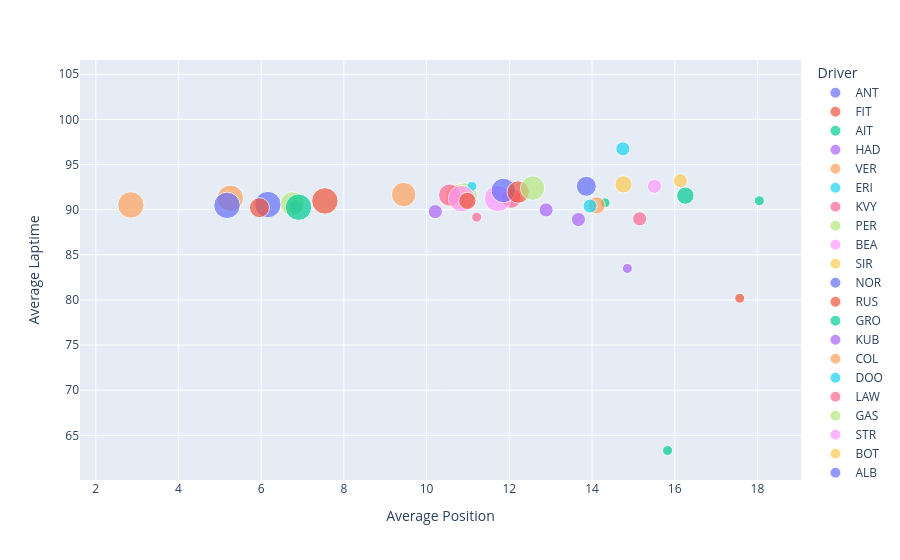

The cell this chart's notebook holds for it:
### Code cell
laps.groupby('Driver', 'type_of_race').agg(F.mean('Position').alias('Average Position'), F.mean('total_laptime_secs').alias('Average Laptime'),F.countDistinct("year").alias("Years Raced")).plot.scatter(x='Average Position', y='Average Laptime',color='Driver',size='Years Raced')#.show()

### Figure 1 — Plotly figure (JSON) as saved in the notebook; plotly's stock layout.template omitted (floating-point values rounded to 4 significant figures)
{"data": [{"hovertemplate": "Driver=ANT<br>Average Position=%{x}<br>Average Laptime=%{y}<br>Years Raced=%{marker.size}<extra></extra>", "legendgroup": "ANT", "marker": {"color": "#636efa", "size": [2, 2], "sizemode": "area", "sizeref": 0.02, "symbol": "circle"}, "mode": "markers", "name": "ANT", "orientation": "v", "showlegend": true, "type": "scatter", "x": [6.84, NaN], "xaxis": "x", "y": [90.34, 97.46], "yaxis": "y"}, {"hovertemplate": "Driver=FIT<br>Average Position=%{x}<br>Average Laptime=%{y}<br>Years Raced=%{marker.size}<extra></extra>", "legendgroup": "FIT", "marker": {"color": "#EF553B", "size": [1, 1], "sizemode": "area", "sizeref": 0.02, "symbol": "circle"}, "mode": "markers", "name": "FIT", "orientation": "v", "showlegend": true, "type": "scatter", "x": [NaN, 17.57], "xaxis": "x", "y": [84.27, 80.19], "yaxis": "y"}, {"hovertemplate": "Driver=AIT<br>Average Position=%{x}<br>Average Laptime=%{y}<br>Years Raced=%{marker.size}<extra></extra>", "legendgroup": "AIT", "marker": {"color": "#00cc96", "size": [1, 1], "sizemode": "area", "sizeref": 0.02, "symbol": "circle"}, "mode": "markers", "name": "AIT", "orientation": "v", "showlegend": true, "type": "scatter", "x": [15.83, NaN], "xaxis": "x", "y": [63.32, 63.0], "yaxis": "y"}, {"hovertemplate": "Driver=HAD<br>Average Position=%{x}<br>Average Laptime=%{y}<br>Years Raced=%{marker.size}<extra></extra>", "legendgroup": "HAD", "marker": {"color": "#ab63fa", "size": [2, 2], "sizemode": "area", "sizeref": 0.02, "symbol": "circle"}, "mode": "markers", "name": "HAD", "orientation": "v", "showlegend": true, "type": "scatter", "x": [10.21, NaN], "xaxis": "x", "y": [89.79, 96.53], "yaxis": "y"}, {"hovertemplate": "Driver=VER<br>Average Position=%{x}<br>Average Laptime=%{y}<br>Years Raced=%{marker.size}<extra></extra>", "legendgroup": "VER", "marker": {"color": "#FFA15A", "size": [8, 7], "sizemode": "area", "sizeref": 0.02, "symbol": "circle"}, "mode": "markers", "name": "VER", "orientation": "v", "showlegend": true, "type": "scatter", "x": [NaN, 2.847], "xaxis": "x", "y": [96.15, 90.52], "yaxis": "y"}, {"hovertemplate": "Driver=ERI<br>Average Position=%{x}<br>Average Laptime=%{y}<br>Years Raced=%{marker.size}<extra></extra>", "legendgroup": "ERI", "marker": {"color": "#19d3f3", "size": [1], "sizemode": "area", "sizeref": 0.02, "symbol": "circle"}, "mode": "markers", "name": "ERI", "orientation": "v", "showlegend": true, "type": "scatter", "x": [NaN], "xaxis": "x", "y": [100.0], "yaxis": "y"}, {"hovertemplate": "Driver=KVY<br>Average Position=%{x}<br>Average Laptime=%{y}<br>Years Raced=%{marker.size}<extra></extra>", "legendgroup": "KVY", "marker": {"color": "#FF6692", "size": [2, 1], "sizemode": "area", "sizeref": 0.02, "symbol": "circle"}, "mode": "markers", "name": "KVY", "orientation": "v", "showlegend": true, "type": "scatter", "x": [NaN, 11.21], "xaxis": "x", "y": [93.92, 89.16], "yaxis": "y"}, {"hovertemplate": "Driver=PER<br>Average Position=%{x}<br>Average Laptime=%{y}<br>Years Raced=%{marker.size}<extra></extra>", "legendgroup": "PER", "marker": {"color": "#B6E880", "size": [7, 6], "sizemode": "area", "sizeref": 0.02, "symbol": "circle"}, "mode": "markers", "name": "PER", "orientation": "v", "showlegend": true, "type": "scatter", "x": [NaN, 6.756], "xaxis": "x", "y": [98.21, 90.64], "yaxis": "y"}, {"hovertemplate": "Driver=BEA<br>Average Position=%{x}<br>Average Laptime=%{y}<br>Years Raced=%{marker.size}<extra></extra>", "legendgroup": "BEA", "marker": {"color": "#FF97FF", "size": [2, 3], "sizemode": "area", "sizeref": 0.02, "symbol": "circle"}, "mode": "markers", "name": "BEA", "orientation": "v", "showlegend": true, "type": "scatter", "x": [NaN, 12.07], "xaxis": "x", "y": [97.06, 91.54], "yaxis": "y"}, {"hovertemplate": "Driver=SIR<br>Average Position=%{x}<br>Average Laptime=%{y}<br>Years Raced=%{marker.size}<extra></extra>", "legendgroup": "SIR", "marker": {"color": "#FECB52", "size": [1], "sizemode": "area", "sizeref": 0.02, "symbol": "circle"}, "mode": "markers", "name": "SIR", "orientation": "v", "showlegend": true, "type": "scatter", "x": [NaN], "xaxis": "x", "y": [98.94], "yaxis": "y"}, {"hovertemplate": "Driver=NOR<br>Average Position=%{x}<br>Average Laptime=%{y}<br>Years Raced=%{marker.size}<extra></extra>", "legendgroup": "NOR", "marker": {"color": "#636efa", "size": [7, 7], "sizemode": "area", "sizeref": 0.02, "symbol": "circle"}, "mode": "markers", "name": "NOR", "orientation": "v", "showlegend": true, "type": "scatter", "x": [NaN, 6.16], "xaxis": "x", "y": [97.61, 90.57], "yaxis": "y"}, {"hovertemplate": "Driver=RUS<br>Average Position=%{x}<br>Average Laptime=%{y}<br>Years Raced=%{marker.size}<extra></extra>", "legendgroup": "RUS", "marker": {"color": "#EF553B", "size": [7, 7], "sizemode": "area", "sizeref": 0.02, "symbol": "circle"}, "mode": "markers", "name": "RUS", "orientation": "v", "showlegend": true, "type": "scatter", "x": [NaN, 7.539], "xaxis": "x", "y": [98.22, 90.97], "yaxis": "y"}, {"hovertemplate": "Driver=GRO<br>Average Position=%{x}<br>Average Laptime=%{y}<br>Years Raced=%{marker.size}<extra></extra>", "legendgroup": "GRO", "marker": {"color": "#00cc96", "size": [3, 1], "sizemode": "area", "sizeref": 0.02, "symbol": "circle"}, "mode": "markers", "name": "GRO", "orientation": "v", "showlegend": true, "type": "scatter", "x": [NaN, 14.32], "xaxis": "x", "y": [97.89, 90.76], "yaxis": "y"}, {"hovertemplate": "Driver=KUB<br>Average Position=%{x}<br>Average Laptime=%{y}<br>Years Raced=%{marker.size}<extra></extra>", "legendgroup": "KUB", "marker": {"color": "#ab63fa", "size": [1, 2], "sizemode": "area", "sizeref": 0.02, "symbol": "circle"}, "mode": "markers", "name": "KUB", "orientation": "v", "showlegend": true, "type": "scatter", "x": [14.85, NaN], "xaxis": "x", "y": [83.49, 95.3], "yaxis": "y"}, {"hovertemplate": "Driver=COL<br>Average Position=%{x}<br>Average Laptime=%{y}<br>Years Raced=%{marker.size}<extra></extra>", "legendgroup": "COL", "marker": {"color": "#FFA15A", "size": [2, 3], "sizemode": "area", "sizeref": 0.02, "symbol": "circle"}, "mode": "markers", "name": "COL", "orientation": "v", "showlegend": true, "type": "scatter", "x": [NaN, 14.11], "xaxis": "x", "y": [96.54, 90.48], "yaxis": "y"}, {"hovertemplate": "Driver=DOO<br>Average Position=%{x}<br>Average Laptime=%{y}<br>Years Raced=%{marker.size}<extra></extra>", "legendgroup": "DOO", "marker": {"color": "#19d3f3", "size": [1, 2], "sizemode": "area", "sizeref": 0.02, "symbol": "circle"}, "mode": "markers", "name": "DOO", "orientation": "v", "showlegend": true, "type": "scatter", "x": [NaN, 14.75], "xaxis": "x", "y": [103.6, 96.74], "yaxis": "y"}, {"hovertemplate": "Driver=LAW<br>Average Position=%{x}<br>Average Laptime=%{y}<br>Years Raced=%{marker.size}<extra></extra>", "legendgroup": "LAW", "marker": {"color": "#FF6692", "size": [2, 4], "sizemode": "area", "sizeref": 0.02, "symbol": "circle"}, "mode": "markers", "name": "LAW", "orientation": "v", "showlegend": true, "type": "scatter", "x": [NaN, 12.05], "xaxis": "x", "y": [97.21, 91.25], "yaxis": "y"}, {"hovertemplate": "Driver=GAS<br>Average Position=%{x}<br>Average Laptime=%{y}<br>Years Raced=%{marker.size}<extra></extra>", "legendgroup": "GAS", "marker": {"color": "#B6E880", "size": [8, 7], "sizemode": "area", "sizeref": 0.02, "symbol": "circle"}, "mode": "markers", "name": "GAS", "orientation": "v", "showlegend": true, "type": "scatter", "x": [NaN, 10.91], "xaxis": "x", "y": [97.69, 91.52], "yaxis": "y"}, {"hovertemplate": "Driver=STR<br>Average Position=%{x}<br>Average Laptime=%{y}<br>Years Raced=%{marker.size}<extra></extra>", "legendgroup": "STR", "marker": {"color": "#FF97FF", "size": [8, 7], "sizemode": "area", "sizeref": 0.02, "symbol": "circle"}, "mode": "markers", "name": "STR", "orientation": "v", "showlegend": true, "type": "scatter", "x": [NaN, 11.72], "xaxis": "x", "y": [98.22, 91.24], "yaxis": "y"}, {"hovertemplate": "Driver=BOT<br>Average Position=%{x}<br>Average Laptime=%{y}<br>Years Raced=%{marker.size}<extra></extra>", "legendgroup": "BOT", "marker": {"color": "#FECB52", "size": [7, 6], "sizemode": "area", "sizeref": 0.02, "symbol": "circle"}, "mode": "markers", "name": "BOT", "orientation": "v", "showlegend": true, "type": "scatter", "x": [NaN, 10.73], "xaxis": "x", "y": [96.79, 91.44], "yaxis": "y"}, {"hovertemplate": "Driver=ALB<br>Average Position=%{x}<br>Average Laptime=%{y}<br>Years Raced=%{marker.size}<extra></extra>", "legendgroup": "ALB", "marker": {"color": "#636efa", "size": [6, 6], "sizemode": "area", "sizeref": 0.02, "symbol": "circle"}, "mode": "markers", "name": "ALB", "orientation": "v", "showlegend": true, "type": "scatter", "x": [NaN, 11.86], "xaxis": "x", "y": [97.35, 92.13], "yaxis": "y"}, {"hovertemplate": "Driver=TSU<br>Average Position=%{x}<br>Average Laptime=%{y}<br>Years Raced=%{marker.size}<extra></extra>", "legendgroup": "TSU", "marker": {"color": "#EF553B", "size": [5, 4], "sizemode": "area", "sizeref": 0.02, "symbol": "circle"}, "mode": "markers", "name": "TSU", "orientation": "v", "showlegend": true, "type": "scatter", "x": [12.21, NaN], "xaxis": "x", "y": [91.95, 100.1], "yaxis": "y"}, {"hovertemplate": "Driver=MAZ<br>Average Position=%{x}<br>Average Laptime=%{y}<br>Years Raced=%{marker.size}<extra></extra>", "legendgroup": "MAZ", "marker": {"color": "#00cc96", "size": [1, 1], "sizemode": "area", "sizeref": 0.02, "symbol": "circle"}, "mode": "markers", "name": "MAZ", "orientation": "v", "showlegend": true, "type": "scatter", "x": [NaN, 18.05], "xaxis": "x", "y": [98.05, 90.99], "yaxis": "y"}, {"hovertemplate": "Driver=VAN<br>Average Position=%{x}<br>Average Laptime=%{y}<br>Years Raced=%{marker.size}<extra></extra>", "legendgroup": "VAN", "marker": {"color": "#ab63fa", "size": [1], "sizemode": "area", "sizeref": 0.02, "symbol": "circle"}, "mode": "markers", "name": "VAN", "orientation": "v", "showlegend": true, "type": "scatter", "x": [NaN], "xaxis": "x", "y": [97.94], "yaxis": "y"}, {"hovertemplate": "Driver=LEC<br>Average Position=%{x}<br>Average Laptime=%{y}<br>Years Raced=%{marker.size}<extra></extra>", "legendgroup": "LEC", "marker": {"color": "#FFA15A", "size": [7, 8], "sizemode": "area", "sizeref": 0.02, "symbol": "circle"}, "mode": "markers", "name": "LEC", "orientation": "v", "showlegend": true, "type": "scatter", "x": [5.251, NaN], "xaxis": "x", "y": [91.27, 97.31], "yaxis": "y"}, {"hovertemplate": "Driver=BOR<br>Average Position=%{x}<br>Average Laptime=%{y}<br>Years Raced=%{marker.size}<extra></extra>", "legendgroup": "BOR", "marker": {"color": "#19d3f3", "size": [2, 2], "sizemode": "area", "sizeref": 0.02, "symbol": "circle"}, "mode": "markers", "name": "BOR", "orientation": "v", "showlegend": true, "type": "scatter", "x": [NaN, 13.95], "xaxis": "x", "y": [99.54, 90.41], "yaxis": "y"}, {"hovertemplate": "Driver=DEV<br>Average Position=%{x}<br>Average Laptime=%{y}<br>Years Raced=%{marker.size}<extra></extra>", "legendgroup": "DEV", "marker": {"color": "#FF6692", "size": [2, 2], "sizemode": "area", "sizeref": 0.02, "symbol": "circle"}, "mode": "markers", "name": "DEV", "orientation": "v", "showlegend": true, "type": "scatter", "x": [15.15, NaN], "xaxis": "x", "y": [88.99, 99.89], "yaxis": "y"}, {"hovertemplate": "Driver=HAR<br>Average Position=%{x}<br>Average Laptime=%{y}<br>Years Raced=%{marker.size}<extra></extra>", "legendgroup": "HAR", "marker": {"color": "#B6E880", "size": [1], "sizemode": "area", "sizeref": 0.02, "symbol": "circle"}, "mode": "markers", "name": "HAR", "orientation": "v", "showlegend": true, "type": "scatter", "x": [NaN], "xaxis": "x", "y": [98.9], "yaxis": "y"}, {"hovertemplate": "Driver=MSC<br>Average Position=%{x}<br>Average Laptime=%{y}<br>Years Raced=%{marker.size}<extra></extra>", "legendgroup": "MSC", "marker": {"color": "#FF97FF", "size": [2, 2], "sizemode": "area", "sizeref": 0.02, "symbol": "circle"}, "mode": "markers", "name": "MSC", "orientation": "v", "showlegend": true, "type": "scatter", "x": [15.51, NaN], "xaxis": "x", "y": [92.6, 97.75], "yaxis": "y"}, {"hovertemplate": "Driver=SAR<br>Average Position=%{x}<br>Average Laptime=%{y}<br>Years Raced=%{marker.size}<extra></extra>", "legendgroup": "SAR", "marker": {"color": "#FECB52", "size": [1, 2], "sizemode": "area", "sizeref": 0.02, "symbol": "circle"}, "mode": "markers", "name": "SAR", "orientation": "v", "showlegend": true, "type": "scatter", "x": [NaN, 16.13], "xaxis": "x", "y": [101.5, 93.21], "yaxis": "y"}, {"hovertemplate": "Driver=HAM<br>Average Position=%{x}<br>Average Laptime=%{y}<br>Years Raced=%{marker.size}<extra></extra>", "legendgroup": "HAM", "marker": {"color": "#636efa", "size": [8, 7], "sizemode": "area", "sizeref": 0.02, "symbol": "circle"}, "mode": "markers", "name": "HAM", "orientation": "v", "showlegend": true, "type": "scatter", "x": [NaN, 5.173], "xaxis": "x", "y": [97.36, 90.48], "yaxis": "y"}, {"hovertemplate": "Driver=PIA<br>Average Position=%{x}<br>Average Laptime=%{y}<br>Years Raced=%{marker.size}<extra></extra>", "legendgroup": "PIA", "marker": {"color": "#EF553B", "size": [4, 3], "sizemode": "area", "sizeref": 0.02, "symbol": "circle"}, "mode": "markers", "name": "PIA", "orientation": "v", "showlegend": true, "type": "scatter", "x": [5.957, NaN], "xaxis": "x", "y": [90.22, 98.31], "yaxis": "y"}, {"hovertemplate": "Driver=SAI<br>Average Position=%{x}<br>Average Laptime=%{y}<br>Years Raced=%{marker.size}<extra></extra>", "legendgroup": "SAI", "marker": {"color": "#00cc96", "size": [8, 7], "sizemode": "area", "sizeref": 0.02, "symbol": "circle"}, "mode": "markers", "name": "SAI", "orientation": "v", "showlegend": true, "type": "scatter", "x": [NaN, 6.902], "xaxis": "x", "y": [98.36, 90.28], "yaxis": "y"}, {"hovertemplate": "Driver=RAI<br>Average Position=%{x}<br>Average Laptime=%{y}<br>Years Raced=%{marker.size}<extra></extra>", "legendgroup": "RAI", "marker": {"color": "#ab63fa", "size": [2, 4], "sizemode": "area", "sizeref": 0.02, "symbol": "circle"}, "mode": "markers", "name": "RAI", "orientation": "v", "showlegend": true, "type": "scatter", "x": [12.89, NaN], "xaxis": "x", "y": [89.97, 97.12], "yaxis": "y"}, {"hovertemplate": "Driver=ALO<br>Average Position=%{x}<br>Average Laptime=%{y}<br>Years Raced=%{marker.size}<extra></extra>", "legendgroup": "ALO", "marker": {"color": "#FFA15A", "size": [6, 6], "sizemode": "area", "sizeref": 0.02, "symbol": "circle"}, "mode": "markers", "name": "ALO", "orientation": "v", "showlegend": true, "type": "scatter", "x": [NaN, 9.444], "xaxis": "x", "y": [98.96, 91.68], "yaxis": "y"}, {"hovertemplate": "Driver=LIN<br>Average Position=%{x}<br>Average Laptime=%{y}<br>Years Raced=%{marker.size}<extra></extra>", "legendgroup": "LIN", "marker": {"color": "#19d3f3", "size": [1, 1], "sizemode": "area", "sizeref": 0.02, "symbol": "circle"}, "mode": "markers", "name": "LIN", "orientation": "v", "showlegend": true, "type": "scatter", "x": [NaN, 11.1], "xaxis": "x", "y": [96.93, 92.59], "yaxis": "y"}, {"hovertemplate": "Driver=RIC<br>Average Position=%{x}<br>Average Laptime=%{y}<br>Years Raced=%{marker.size}<extra></extra>", "legendgroup": "RIC", "marker": {"color": "#FF6692", "size": [5, 5], "sizemode": "area", "sizeref": 0.02, "symbol": "circle"}, "mode": "markers", "name": "RIC", "orientation": "v", "showlegend": true, "type": "scatter", "x": [NaN, 10.56], "xaxis": "x", "y": [98.18, 91.61], "yaxis": "y"}, {"hovertemplate": "Driver=HUL<br>Average Position=%{x}<br>Average Laptime=%{y}<br>Years Raced=%{marker.size}<extra></extra>", "legendgroup": "HUL", "marker": {"color": "#B6E880", "size": [7, 6], "sizemode": "area", "sizeref": 0.02, "symbol": "circle"}, "mode": "markers", "name": "HUL", "orientation": "v", "showlegend": true, "type": "scatter", "x": [NaN, 12.56], "xaxis": "x", "y": [97.63, 92.39], "yaxis": "y"}, {"hovertemplate": "Driver=OCO<br>Average Position=%{x}<br>Average Laptime=%{y}<br>Years Raced=%{marker.size}<extra></extra>", "legendgroup": "OCO", "marker": {"color": "#FF97FF", "size": [7, 7], "sizemode": "area", "sizeref": 0.02, "symbol": "circle"}, "mode": "markers", "name": "OCO", "orientation": "v", "showlegend": true, "type": "scatter", "x": [10.85, NaN], "xaxis": "x", "y": [91.23, 97.3], "yaxis": "y"}, {"hovertemplate": "Driver=ZHO<br>Average Position=%{x}<br>Average Laptime=%{y}<br>Years Raced=%{marker.size}<extra></extra>", "legendgroup": "ZHO", "marker": {"color": "#FECB52", "size": [3, 2], "sizemode": "area", "sizeref": 0.02, "symbol": "circle"}, "mode": "markers", "name": "ZHO", "orientation": "v", "showlegend": true, "type": "scatter", "x": [14.76, NaN], "xaxis": "x", "y": [92.8, 102.0], "yaxis": "y"}, {"hovertemplate": "Driver=MAG<br>Average Position=%{x}<br>Average Laptime=%{y}<br>Years Raced=%{marker.size}<extra></extra>", "legendgroup": "MAG", "marker": {"color": "#636efa", "size": [5, 4], "sizemode": "area", "sizeref": 0.02, "symbol": "circle"}, "mode": "markers", "name": "MAG", "orientation": "v", "showlegend": true, "type": "scatter", "x": [NaN, 13.86], "xaxis": "x", "y": [97.5, 92.59], "yaxis": "y"}, {"hovertemplate": "Driver=VET<br>Average Position=%{x}<br>Average Laptime=%{y}<br>Years Raced=%{marker.size}<extra></extra>", "legendgroup": "VET", "marker": {"color": "#EF553B", "size": [5, 3], "sizemode": "area", "sizeref": 0.02, "symbol": "circle"}, "mode": "markers", "name": "VET", "orientation": "v", "showlegend": true, "type": "scatter", "x": [NaN, 10.98], "xaxis": "x", "y": [98.1, 90.97], "yaxis": "y"}, {"hovertemplate": "Driver=LAT<br>Average Position=%{x}<br>Average Laptime=%{y}<br>Years Raced=%{marker.size}<extra></extra>", "legendgroup": "LAT", "marker": {"color": "#00cc96", "size": [3, 3], "sizemode": "area", "sizeref": 0.02, "symbol": "circle"}, "mode": "markers", "name": "LAT", "orientation": "v", "showlegend": true, "type": "scatter", "x": [16.26, NaN], "xaxis": "x", "y": [91.55, 99.64], "yaxis": "y"}, {"hovertemplate": "Driver=GIO<br>Average Position=%{x}<br>Average Laptime=%{y}<br>Years Raced=%{marker.size}<extra></extra>", "legendgroup": "GIO", "marker": {"color": "#ab63fa", "size": [2, 3], "sizemode": "area", "sizeref": 0.02, "symbol": "circle"}, "mode": "markers", "name": "GIO", "orientation": "v", "showlegend": true, "type": "scatter", "x": [13.67, NaN], "xaxis": "x", "y": [88.91, 95.96], "yaxis": "y"}], "layout": {"legend": {"itemsizing": "constant", "title": {"text": "Driver"}, "tracegroupgap": 0}, "margin": {"t": 60}, "xaxis": {"anchor": "y", "domain": [0, 1], "title": {"text": "Average Position"}}, "yaxis": {"anchor": "x", "domain": [0, 1], "title": {"text": "Average Laptime"}}}}
